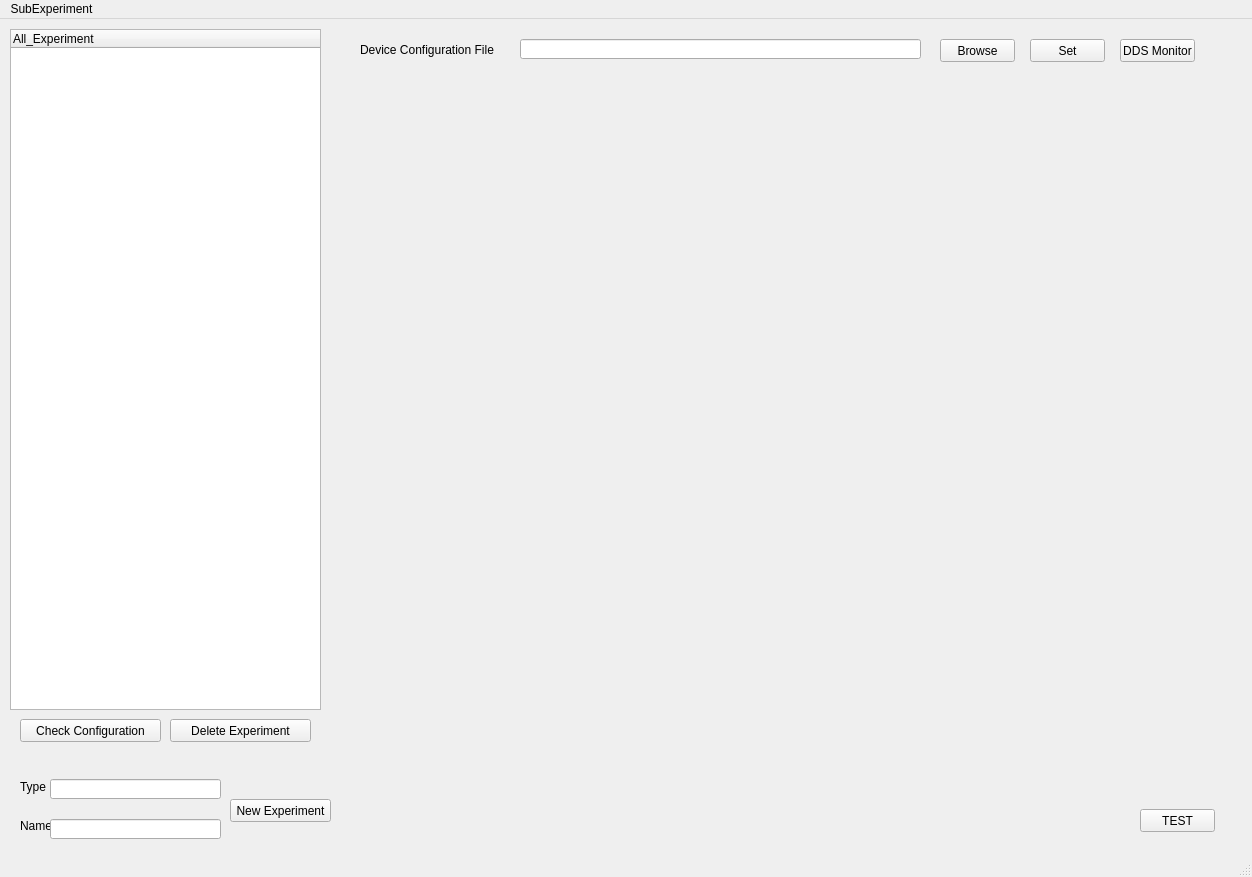
<?xml version="1.0" encoding="UTF-8"?>
<ui version="4.0">
 <class>MainWindow</class>
 <widget class="QMainWindow" name="MainWindow">
  <property name="geometry">
   <rect>
    <x>0</x>
    <y>0</y>
    <width>1252</width>
    <height>877</height>
   </rect>
  </property>
  <property name="windowTitle">
   <string>MainWindow</string>
  </property>
  <widget class="QWidget" name="centralwidget">
   <widget class="QPushButton" name="TEST_Button">
    <property name="geometry">
     <rect>
      <x>1140</x>
      <y>790</y>
      <width>75</width>
      <height>23</height>
     </rect>
    </property>
    <property name="text">
     <string>TEST</string>
    </property>
   </widget>
   <widget class="QTreeWidget" name="ExperimentTree">
    <property name="geometry">
     <rect>
      <x>10</x>
      <y>10</y>
      <width>311</width>
      <height>681</height>
     </rect>
    </property>
    <column>
     <property name="text">
      <string>All_Experiment</string>
     </property>
    </column>
   </widget>
   <widget class="QLineEdit" name="Type_LineEdit">
    <property name="geometry">
     <rect>
      <x>50</x>
      <y>760</y>
      <width>171</width>
      <height>20</height>
     </rect>
    </property>
   </widget>
   <widget class="QLabel" name="Type_Label">
    <property name="geometry">
     <rect>
      <x>20</x>
      <y>760</y>
      <width>47</width>
      <height>16</height>
     </rect>
    </property>
    <property name="text">
     <string>Type</string>
    </property>
   </widget>
   <widget class="QLabel" name="Name_Label">
    <property name="geometry">
     <rect>
      <x>20</x>
      <y>800</y>
      <width>47</width>
      <height>13</height>
     </rect>
    </property>
    <property name="text">
     <string>Name</string>
    </property>
   </widget>
   <widget class="QLineEdit" name="Name_LineEdit">
    <property name="geometry">
     <rect>
      <x>50</x>
      <y>800</y>
      <width>171</width>
      <height>20</height>
     </rect>
    </property>
   </widget>
   <widget class="QPushButton" name="NewExperiment_Button">
    <property name="geometry">
     <rect>
      <x>230</x>
      <y>780</y>
      <width>101</width>
      <height>23</height>
     </rect>
    </property>
    <property name="text">
     <string>New Experiment</string>
    </property>
   </widget>
   <widget class="QPushButton" name="CheckConfig_Button">
    <property name="geometry">
     <rect>
      <x>20</x>
      <y>700</y>
      <width>141</width>
      <height>23</height>
     </rect>
    </property>
    <property name="text">
     <string>Check Configuration</string>
    </property>
   </widget>
   <widget class="QPushButton" name="DeleteExperiment_Button">
    <property name="geometry">
     <rect>
      <x>170</x>
      <y>700</y>
      <width>141</width>
      <height>23</height>
     </rect>
    </property>
    <property name="text">
     <string>Delete Experiment</string>
    </property>
   </widget>
   <widget class="QPushButton" name="DDSMonitor_Button">
    <property name="geometry">
     <rect>
      <x>1120</x>
      <y>20</y>
      <width>75</width>
      <height>23</height>
     </rect>
    </property>
    <property name="text">
     <string>DDS Monitor</string>
    </property>
   </widget>
   <widget class="QLabel" name="DeviceConfigurationFile_label">
    <property name="geometry">
     <rect>
      <x>360</x>
      <y>20</y>
      <width>151</width>
      <height>21</height>
     </rect>
    </property>
    <property name="text">
     <string>Device Configuration File</string>
    </property>
   </widget>
   <widget class="QLineEdit" name="DeviceConfig_LineEdit">
    <property name="geometry">
     <rect>
      <x>520</x>
      <y>20</y>
      <width>401</width>
      <height>20</height>
     </rect>
    </property>
   </widget>
   <widget class="QPushButton" name="DeviceConfigBrowse_Button">
    <property name="geometry">
     <rect>
      <x>940</x>
      <y>20</y>
      <width>75</width>
      <height>23</height>
     </rect>
    </property>
    <property name="text">
     <string>Browse</string>
    </property>
   </widget>
   <widget class="QPushButton" name="DeviceConfigSet_Button">
    <property name="geometry">
     <rect>
      <x>1030</x>
      <y>20</y>
      <width>75</width>
      <height>23</height>
     </rect>
    </property>
    <property name="text">
     <string>Set</string>
    </property>
   </widget>
  </widget>
  <widget class="QMenuBar" name="menubar">
   <property name="geometry">
    <rect>
     <x>0</x>
     <y>0</y>
     <width>1252</width>
     <height>21</height>
    </rect>
   </property>
   <widget class="QMenu" name="menuSubExperiment">
    <property name="title">
     <string>SubExperiment</string>
    </property>
    <addaction name="AddSubExperiment"/>
   </widget>
   <addaction name="menuSubExperiment"/>
  </widget>
  <widget class="QStatusBar" name="statusbar"/>
  <action name="AddSubExperiment">
   <property name="text">
    <string>New SubExperiment</string>
   </property>
  </action>
 </widget>
 <resources/>
 <connections/>
</ui>
